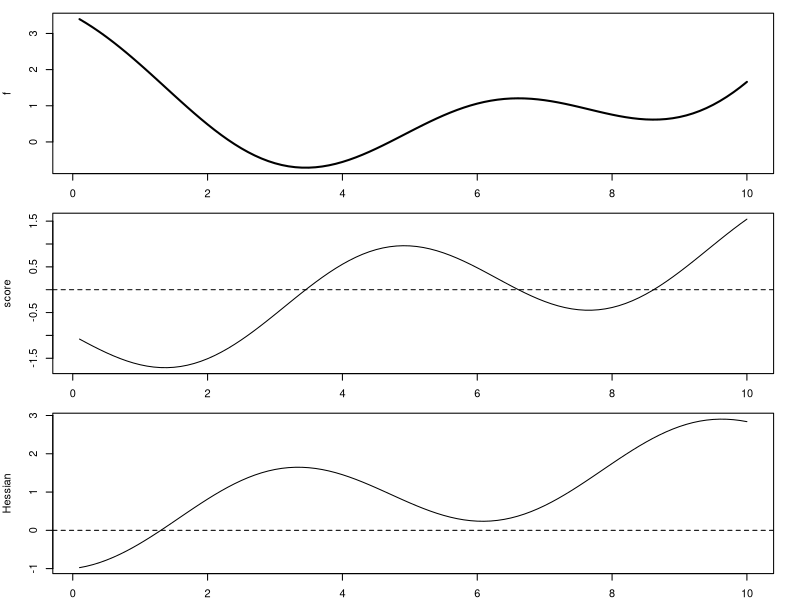
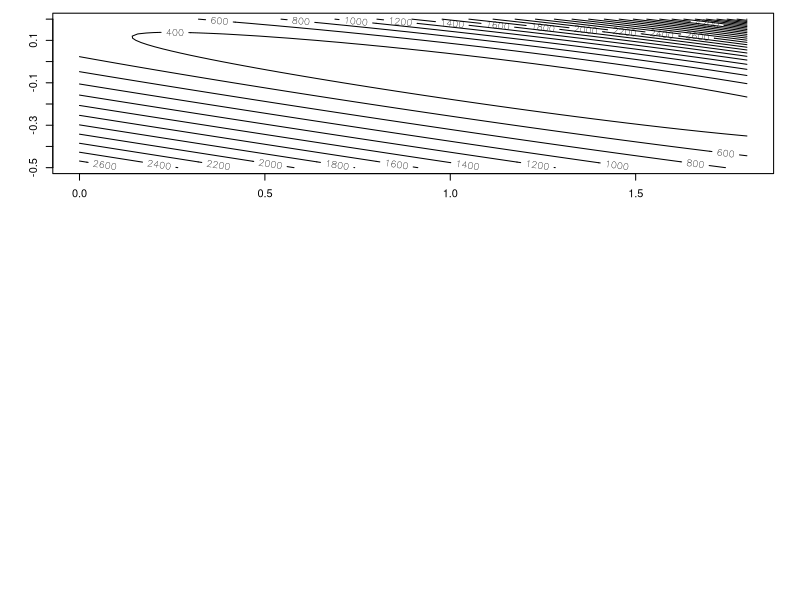
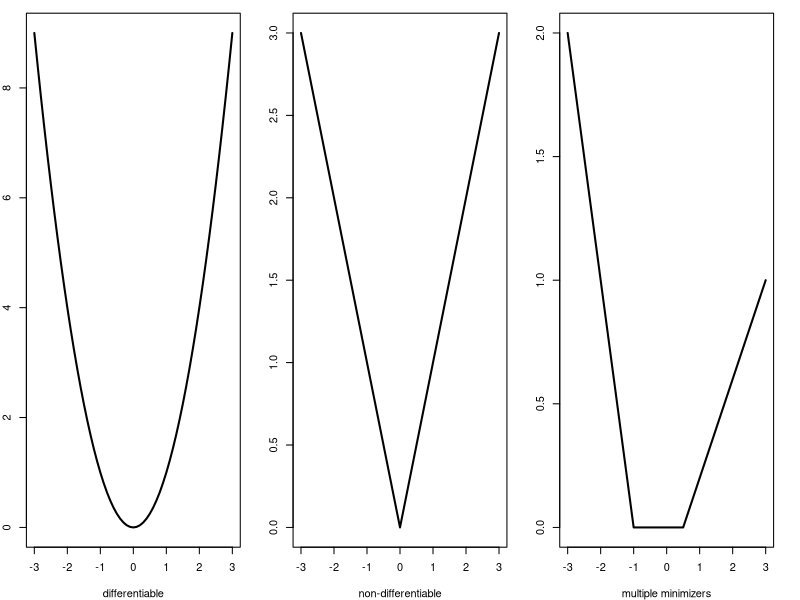

These charts were generated, in order, by the following R code:
## ---- chunk 1
library(magrittr)
## ---- chunk 2
f <- function(x) 0.1 * (x - 5)^2 + cos(x) # criterion
s <- function(x) 0.2 * (x - 5) - sin(x) # gradient
h <- function(x) 0.2 * x - cos(x) # Hessian

# plot
par(mfrow = c(3, 1))
par(mar = c(2, 4, 1, 2))

x_base <- seq(0.1, 10, by = 0.1)
plot(y = f(x_base), x = x_base, type = "l", lwd = 2, ylab = "f")
plot(y = s(x_base), x = x_base, type = "l", ylab = "score")
abline(h = 0, lty = 2)
plot(y = h(x_base), x = x_base, type = "l", ylab = "Hessian")
abline(h = 0, lty = 2)
## ---- chunk 3
# Newton's method
Newton <- function(x) {
  x - s(x) / h(x)
} # update formula

x_init <- 6 # can experiment with various initial values

gap <- 1
epsilon <- 0.0001 # tolerance
while (gap > epsilon) {
  x_new <- Newton(x_init) %>% print()
  gap <- abs(x_init - x_new)
  x_init <- x_new
}
## ---- chunk 4
# Poisson likelihood
poisson.loglik <- function(b) {
  b <- as.matrix(b)
  lambda <- exp(X %*% b)
  ell <- -sum(-lambda + y * log(lambda))
  return(ell)
}
## ---- chunk 5
# implement both BFGS and Nelder-Mead for comparison.

library(AER)

## prepare the data
data("RecreationDemand")
y <- RecreationDemand$trips
X <- with(RecreationDemand, cbind(1, income))

## estimation
b.init <- c(0, 1) # initial value
b.hat <- optimx::optimx(b.init, poisson.loglik,
  method = c("BFGS", "Nelder-Mead"),
  control = list(
    reltol = 1e-7,
    abstol = 1e-7
  )
)
print(b.hat)
## ---- chunk 6
x.grid <- seq(0, 1.8, 0.02)
x.length <- length(x.grid)
y.grid <- seq(-.5, .2, 0.01)
y.length <- length(y.grid)

z.contour <- matrix(0, nrow = x.length, ncol = y.length)

for (i in 1:x.length) {
  for (j in 1:y.length) {
    z.contour[i, j] <- poisson.loglik(c(x.grid[i], y.grid[j]))
  }
}

contour(x.grid, y.grid, z.contour, 20)
## ---- chunk 7

## optimization with NLoptr

opts <- list(
  "algorithm" = "NLOPT_LN_NELDERMEAD",
  "xtol_rel" = 1.0e-7,
  maxeval = 500
)

res_NM <- nloptr::nloptr(
  x0 = b.init,
  eval_f = poisson.loglik,
  opts = opts
)
print(res_NM)

# "SLSQP" is indeed the BFGS algorithm in NLopt,
# though "BFGS" doesn't appear in the name
opts <- list("algorithm" = "NLOPT_LD_SLSQP", "xtol_rel" = 1.0e-7)
## ---- chunk 8
poisson.loglik.grad <- function(b) {
  b <- as.matrix(b)
  lambda <- exp(X %*% b)
  ell <- -colSums(-as.vector(lambda) * X + y * X)
  return(ell)
}
## ---- chunk 9
# check the numerical gradient and the analytical gradient
b <- c(0, .5)
numDeriv::grad(poisson.loglik, b)
poisson.loglik.grad(b)
## ---- chunk 10
res_BFGS <- nloptr::nloptr(
  x0 = b.init,
  eval_f = poisson.loglik,
  eval_grad_f = poisson.loglik.grad,
  opts = opts
)
print(res_BFGS)
## ---- chunk 11
f1 <- function(x) x^2
f2 <- function(x) abs(x)
f3 <- function(x) (-x - 1) * (x <= -1) + (0.4 * x - .2) * (x >= .5)

par(mfrow = c(1, 3))
par(mar = c(4, 2, 1, 2))

x_base <- seq(-3, 3, by = 0.1)
plot(y = f1(x_base), x = x_base, type = "l", lwd = 2, xlab = "differentiable")
plot(y = f2(x_base), x = x_base, type = "l", lwd = 2, xlab = "non-differentiable")
plot(y = f3(x_base), x = x_base, type = "l", lwd = 2, xlab = "multiple minimizers")
## ---- chunk 12
innerloop <- function(b, y, X, Z, tau) {
  n <- nrow(Z)
  m <- ncol(Z)

  # Generate moment condition
  H <- MomentMatrix(y, X, Z, b)

  # Initialize the mosek problem
  Prob <- list(sense = "max")

  # Prob$dparam$intpnt_nl_tol_rel_gap <- 1e-5;
  Prob$dparam <- list(INTPNT_CO_TOL_REL_GAP = 1e-5)

  # Linear coefficients of the objective
  Prob$c <- c(rep(0, n), rep(1, n), rep(0, n))

  # Linear constraints
  H_tilde <- Matrix(rbind(rep(1, n), H), sparse = TRUE)
  A <-
    rbind(
      cbind(H_tilde, Matrix(0, m + 1, 2 * n, sparse = TRUE)),
      cbind(Matrix(0, n, 2 * n, sparse = TRUE), Diagonal(n))
    )
  Prob$A <- A
  Prob$bc <-
    rbind(c(1, rep(-tau, m), rep(1, n)), c(1, rep(tau, m), rep(1, n)))
  Prob$bx <- rbind(
    c(rep(0, n), rep(-Inf, n), rep(1, n)),
    c(rep(1, n), rep(0, n), rep(1, n))
  )

  # Exponential Cones
  NUMCONES <- n
  Prob$cones <- matrix(list(), nrow = 2, ncol = NUMCONES)
  rownames(Prob$cones) <- c("type", "sub")
  for (i in 1:n) {
    Prob$cones[, i] <- list("PEXP", c(i, 2 * n + i, n + i))
  }

  # Invoke Mosek
  mosek.out <- mosek(Prob, opts = list(verbose = 0, soldetail = 1))

  if (mosek.out$sol$itr$solsta == "OPTIMAL") {
    # Since the default of NLOPTR is to do minimization, need to set it as negative
    return(-mosek.out$sol$itr$pobjval)
  } else {
    warning("WARNING: Inner loop not optimized")
    return(Inf)
  }
}
## ---- chunk 13
innerloop.cvxr <- function(b, y = NULL, X = NULL, Z = NULL, tau = NULL) {
  n <- nrow(Z)
  m <- ncol(Z)

  H <- MomentMatrix(y, X, Z, b)

  p <- Variable(n)
  constr <- list(
    sum(p) == 1,
    p >= 0,
    p <= 1,
    H %*% p >= -tau,
    H %*% p <= tau
  )

  obj <- sum(log(p))
  obj <- Maximize(obj)

  Prob <- Problem(obj, constr)
  cvxr.out <- solve(Prob)

  if (cvxr.out$status == "optimal") {
    return(-cvxr.out$value)
  } else {
    warning("WARNING: Inner loop not optimized")
    return(Inf)
  }
}
